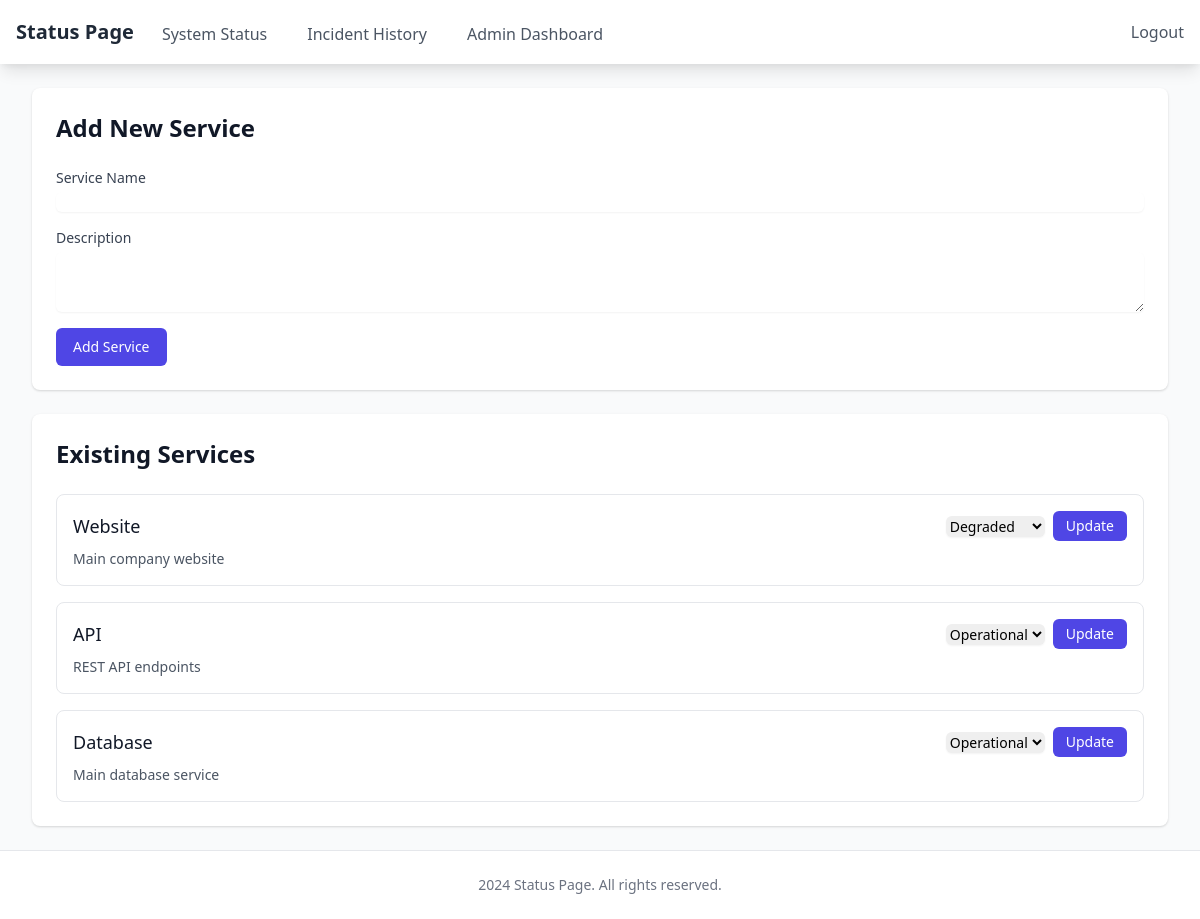
Before: /admin/services (signed in) with the older database file.
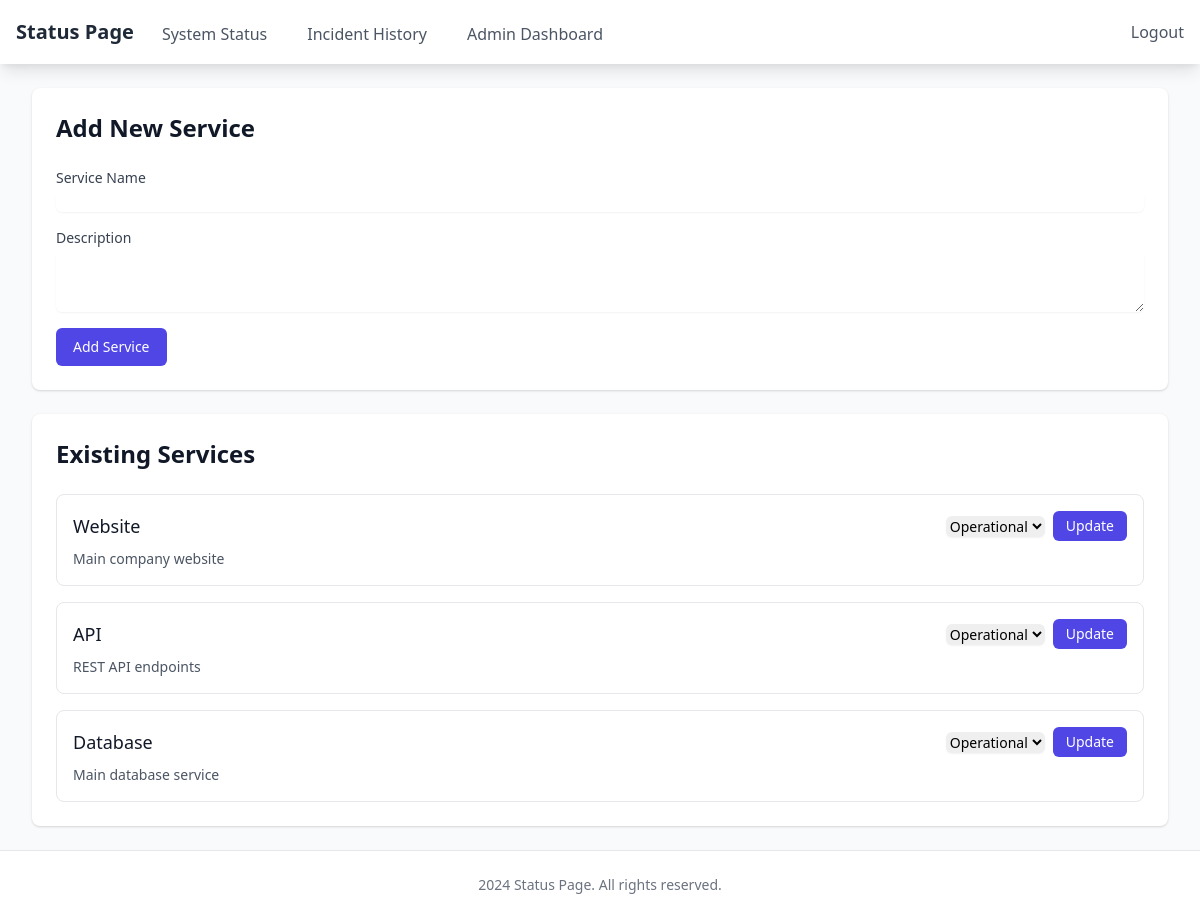
After: the same page with the newer database file.
### app/models.py (models this page shows)
class Service(db.Model):
    id = db.Column(db.Integer, primary_key=True)
    name = db.Column(db.String(100), nullable=False)
    description = db.Column(db.Text)
    status = db.Column(db.String(20), default='operational')  # operational, degraded, outage
    created_at = db.Column(db.DateTime, default=datetime.utcnow)
    incidents = db.relationship('Incident', backref='service', lazy=True)

### app/routes/admin.py (the view, shortened to what this page needs)
@bp.route('/services', methods=['GET', 'POST'])
@login_required
def services():
    services = Service.query.all()
    return render_template('admin/services.html', services=services)

### app/__init__.py (called while the page is built)
def create_app(config_class=Config):
    app = Flask(__name__)
    app.config.from_object(config_class)
    db.init_app(app)
    login_manager.init_app(app)
    migrate.init_app(app, db)
    login_manager.login_view = 'admin.login'
    login_manager.login_message_category = 'info'
    @app.context_processor
    def inject_year():
        return {'current_year': datetime.utcnow().year}
    from app.routes import admin, public
    app.register_blueprint(admin.bp)
    app.register_blueprint(public.bp)
    return app

### app/models.py (called while the page is built)
@login_manager.user_loader
def load_user(id):
    return User.query.get(int(id))

### app/templates/admin/services.html (shortened to what this page needs)
{% extends "base.html" %}
{% block content %}
<div class="space-y-6">
    <div class="bg-white shadow rounded-lg p-6">
        <h2 class="text-2xl font-bold text-gray-900 mb-6">Add New Service</h2>
        <form method="POST" class="space-y-4">
            <div>
                <label for="name" class="block text-sm font-medium text-gray-700">Service Name</label>
                <input type="text" name="name" id="name" required
                       class="mt-1 block w-full rounded-md border-gray-300 shadow-sm focus:border-indigo-500 focus:ring-indigo-500 sm:text-sm">
            </div>
            <div>
                <label for="description" class="block text-sm font-medium text-gray-700">Description</label>
                <textarea name="description" id="description" rows="3"
                          class="mt-1 block w-full rounded-md border-gray-300 shadow-sm focus:border-indigo-500 focus:ring-indigo-500 sm:text-sm"></textarea>
            </div>
            <div>
                <button type="submit"
                        class="inline-flex items-center px-4 py-2 border border-transparent text-sm font-medium rounded-md text-white bg-indigo-600 hover:bg-indigo-700">
                    Add Service
                </button>
            </div>
        </form>
    </div>
    <div class="bg-white shadow rounded-lg p-6">
        <h2 class="text-2xl font-bold text-gray-900 mb-6">Existing Services</h2>
        <div class="space-y-4">
            {% for service in services %}
            <div class="border rounded-lg p-4">
                <div class="flex items-center justify-between">
                    <h3 class="text-lg font-medium text-gray-900">{{ service.name }}</h3>
                    <div class="flex items-center space-x-4">
                        <form method="POST" action="{{ url_for('admin.update_service_status', service_id=service.id) }}" class="flex items-center space-x-2">
                            <select name="status"
                                    class="rounded-md border-gray-300 shadow-sm focus:border-indigo-500 focus:ring-indigo-500 sm:text-sm">
                                <option value="operational" {% if service.status == 'operational' %}selected{% endif %}>Operational</option>
                                <option value="degraded" {% if service.status == 'degraded' %}selected{% endif %}>Degraded</option>
                            </select>
                            <button type="submit"
                                    class="inline-flex items-center px-3 py-1 border border-transparent text-sm font-medium rounded-md text-white bg-indigo-600 hover:bg-indigo-700">
                                Update
                            </button>
                        </form>
                    </div>
                </div>
                {% if service.description %}
                <p class="mt-2 text-sm text-gray-600">{{ service.description }}</p>
                {% endif %}
            </div>
            {% endfor %}
        </div>
    </div>
</div>
{% endblock %}

Changed rows visible on the page:
changed Service "Website": status "Degraded" → "Operational"
